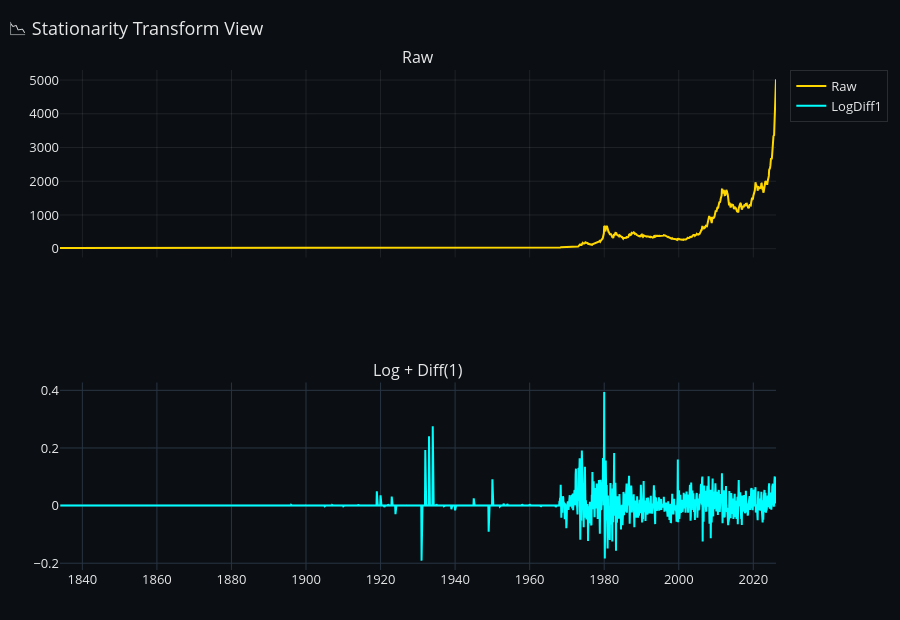

Notebook source saved alongside this figure:
### Markdown cell above
Before vs After visualization

### Code cell
fig = make_subplots(rows=2, cols=1, shared_xaxes=True, subplot_titles=("Raw", "Log + Diff(1)"))
fig.add_trace(go.Scatter(x=df.index, y=x0, name="Raw", line=dict(color=COL_PRICE)), row=1, col=1)
fig.add_trace(go.Scatter(x=df.index, y=xlogd1, name="LogDiff1", line=dict(color=COL_TREND)), row=2, col=1)
apply_dark_theme(fig, "📉 Stationarity Transform View", height=620)
fig.show()

### Figure 1 — Plotly figure (JSON) as saved in the notebook; plotly's stock layout.template omitted (floating-point values rounded to 4 significant figures; data arrays with more than 128 entries replaced by an {"elided": "..."} marker saying what was removed)
{"data": [{"line": {"color": "#FFD700"}, "name": "Raw", "type": "scatter", "x": {"elided": "2306 str values"}, "xaxis": "x", "y": {"elided": "2306 float values"}, "yaxis": "y"}, {"line": {"color": "#00FFFF"}, "name": "LogDiff1", "type": "scatter", "x": {"elided": "2306 str values"}, "xaxis": "x2", "y": {"elided": "2306 float values"}, "yaxis": "y2"}], "layout": {"annotations": [{"font": {"size": 16}, "showarrow": false, "text": "Raw", "x": 0.5, "xanchor": "center", "xref": "paper", "y": 1, "yanchor": "bottom", "yref": "paper"}, {"font": {"size": 16}, "showarrow": false, "text": "Log + Diff(1)", "x": 0.5, "xanchor": "center", "xref": "paper", "y": 0.375, "yanchor": "bottom", "yref": "paper"}], "font": {"color": "rgba(255,255,255,0.90)", "size": 13}, "height": 620, "legend": {"bgcolor": "rgba(0,0,0,0)", "bordercolor": "rgba(255,255,255,0.12)", "borderwidth": 1}, "margin": {"b": 50, "l": 60, "r": 40, "t": 70}, "paper_bgcolor": "#0B0F14", "plot_bgcolor": "#0B0F14", "title": {"text": "📉 Stationarity Transform View", "x": 0.01, "xanchor": "left"}, "xaxis": {"anchor": "y", "domain": [0, 1], "gridcolor": "rgba(255,255,255,0.08)", "matches": "x2", "showgrid": true, "showticklabels": false, "zeroline": false}, "xaxis2": {"anchor": "y2", "domain": [0, 1]}, "yaxis": {"anchor": "x", "domain": [0.625, 1], "gridcolor": "rgba(255,255,255,0.08)", "showgrid": true, "zeroline": false}, "yaxis2": {"anchor": "x2", "domain": [0, 0.375]}}}
